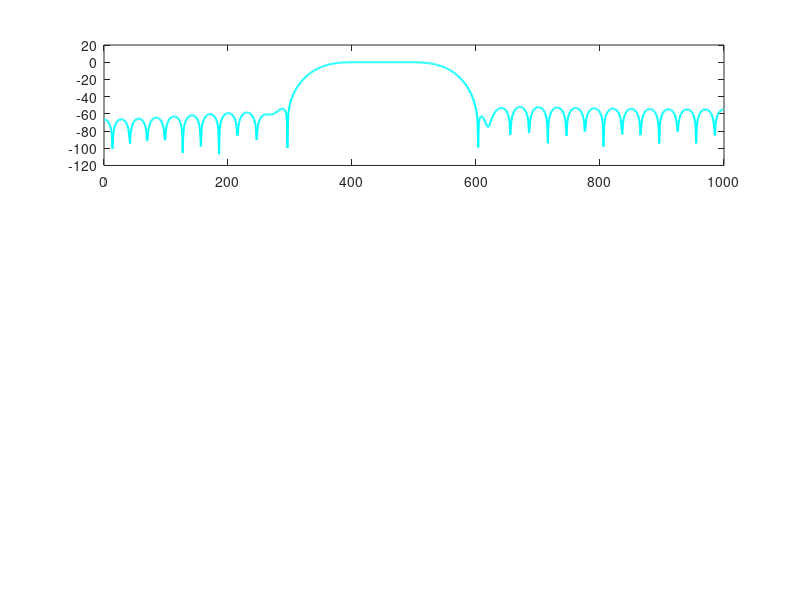

Recreate this plot in MATLAB. (Note: this script raises an error after producing the figure.)
clc; close all;
Fs = 2000;
fp1 = 400; fp2 = 500; fs1 = 300; fs2 = 600;
Rp = 0.5; As = 40;
wp = [fp1, fp2] * (2*pi / Fs);
ws = [fs1, fs2] * (2*pi / Fs);
dw = min((wp(1) - ws(1)), (ws(2) - wp(2))); 
wc = [(ws(1) + wp(1))/2, (wp(2) + ws(2))/2]; 
N_ham = ceil(6.6*pi / dw); 
if mod(N_ham, 2) == 0, N_ham = N_ham + 1; end 
f_edges = [fs1, fp1, fp2, fs2] / (Fs/2); 
devs = [10^(-As/20), (10^(Rp/20)-1), 10^(-As/20)];

[N_kai, Wn, beta, ~] = kaiserord(f_edges, [0 1 0], devs);
if mod(N_kai, 2) == 0, N_kai = N_kai + 1; end
beta = beta(1); 
b_ham = fir1(N_ham - 1, wc/pi, 'bandpass', hamming(N_ham));
b_kai = fir1(N_kai - 1, wc/pi, 'bandpass', kaiser(N_kai, beta));
[H_ham, w] = freqz(b_ham, 1, 1024, Fs);
H_kai      = freqz(b_kai, 1, 1024, Fs);
subplot(3, 1, 1);
plot(w, 20*log10(abs(H_ham)), 'Color', '#00FFFF', 'LineWidth', 1.5); hold on;
xline([fs1 fp1 fp2 fs2], '--', 'Color', '#888888'); yline(-As, ':', 'Color', '#FF5555');
title(sprintf('(a) Hamming Window Band-Pass Filter (N = %d)', N_ham));
ylabel('dB'); xlabel('Frequency (Hz)'); ylim([-80 5]); xlim([0 Fs/2]); grid on;
subplot(3, 1, 2);
plot(w, 20*log10(abs(H_kai)), 'Color', '#00FF66', 'LineWidth', 1.5); hold on;
xline([fs1 fp1 fp2 fs2], '--', 'Color', '#888888'); yline(-As, ':', 'Color', '#FF5555');
title(sprintf('(b) Kaiser Window Band-Pass Filter (N = %d, \\beta = %.2f)', N_kai, beta));
ylabel('dB'); xlabel('Frequency (Hz)'); ylim([-80 5]); xlim([0 Fs/2]); grid on;
subplot(3, 1, 3);
plot(w, unwrap(angle(H_ham)), 'Color', '#00FFFF', 'LineWidth', 1.5); hold on;
plot(w, unwrap(angle(H_kai)), '--', 'Color', '#00FF66', 'LineWidth', 1.5);
title('(c) Passband Linear Phase Response');
ylabel('Phase (rad)'); xlabel('Frequency (Hz)'); xlim([400 500]); grid on;
legend('Hamming', 'Kaiser', 'Location', 'best');
